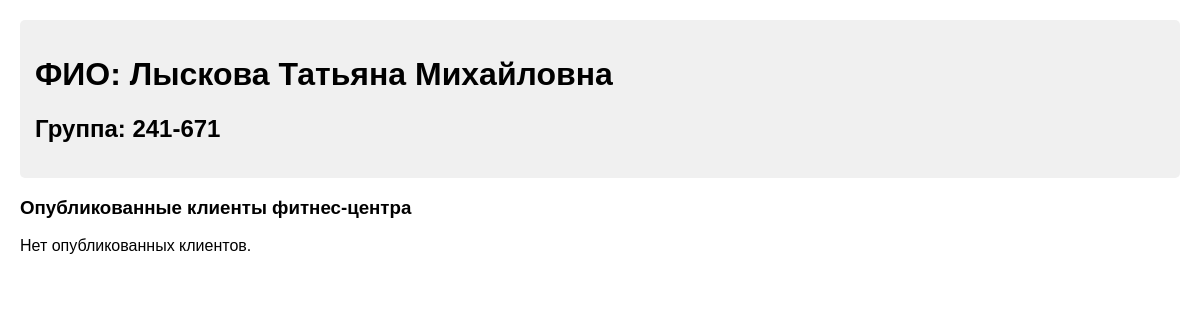
The page /fit/ on the database as committed earlier.
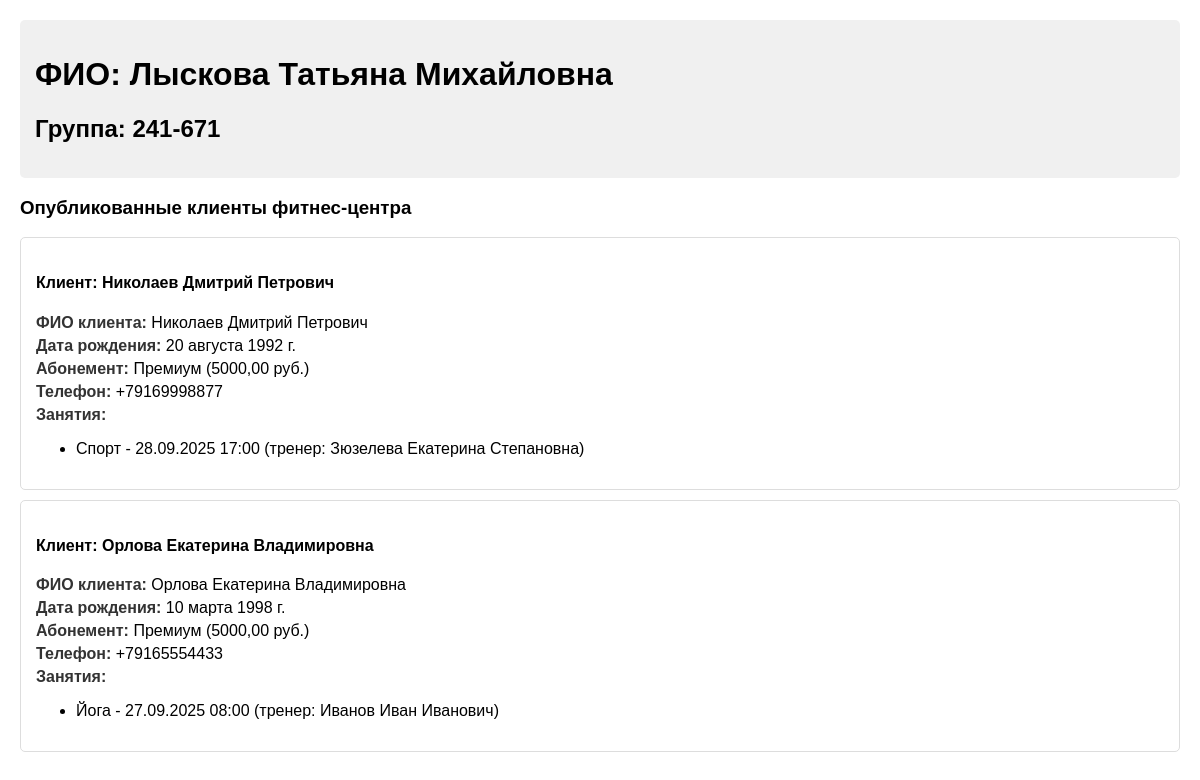
The same page on the database as committed later.
### fitness/models.py (models this page shows, shortened)
class Client(models.Model):
    full_name = models.CharField(max_length=100, verbose_name="ФИО клиента")
    birth_date = models.DateField(verbose_name="Дата рождения")
    membership = models.ForeignKey(Membership, on_delete=models.SET_NULL, null=True, verbose_name="Абонемент")
    phone = models.CharField(max_length=20, verbose_name="Телефон")
    workouts = models.ManyToManyField(Workout, verbose_name="Занятия")
    is_public = models.BooleanField(default=False, verbose_name="Опубликовано")
    class Meta:
        verbose_name = "Клиент"
        verbose_name_plural = "Клиенты"

class Membership(models.Model):
    MEMBERSHIP_TYPES = [
        ('STANDARD', 'Стандартный'),
        ('PREMIUM', 'Премиум'),
        ('VIP', 'VIP'),
    ]
    type = models.CharField(max_length=20, choices=MEMBERSHIP_TYPES, verbose_name="Тип абонемента")
    price = models.DecimalField(max_digits=10, decimal_places=2, verbose_name="Стоимость")
    duration_days = models.IntegerField(verbose_name="Срок действия (дни)")
    class Meta:
        verbose_name = "Абонемент"
        verbose_name_plural = "Абонементы"

class Workout(models.Model):
    title = models.CharField(max_length=100, verbose_name="Название занятия")
    duration = models.IntegerField(verbose_name="Длительность (минуты)")
    description = models.TextField(verbose_name="Описание")
    time = models.DateTimeField(verbose_name="Время проведения")
    trainer = models.ForeignKey(Trainer, on_delete=models.CASCADE, verbose_name="Тренер")
    class Meta:
        verbose_name = "Занятие"
        verbose_name_plural = "Занятия"

class Trainer(models.Model):
    SPECIALIZATIONS = [
        ('YOGA', 'Йога'),
        ('CARDIO', 'Кардио'),
        ('STRENGTH', 'Силовые тренировки'),
        ('CROSSFIT', 'Кроссфит'),
    ]
    full_name = models.CharField(max_length=100, verbose_name="ФИО тренера")
    specialization = models.CharField(max_length=20, choices=SPECIALIZATIONS, verbose_name="Специализация")
    work_schedule = models.TextField(verbose_name="График работы")
    class Meta:
        verbose_name = "Тренер"
        verbose_name_plural = "Тренеры"

### fitness/views.py (the view)
# urls.py: path('fit/', views.fit_view, name='fit'),  # Наша страница
def fit_view(request):
    clients = Client.objects.filter(is_public=True).select_related('membership').prefetch_related('workouts')
    return render(request, 'fitness/fit.html', {
        'clients': clients,
        'fio': 'Лыскова Татьяна Михайловна',
        'group': '241-671'
    })

### fitness/templates/fitness/fit.html (shortened to what this page needs)
<!DOCTYPE html>
<html>
<head>
</head>
<body>
    <div class="header">
        <h1>ФИО: {{ fio }}</h1>
        <h2>Группа: {{ group }}</h2>
    </div>
    <h3>Опубликованные клиенты фитнес-центра</h3>
    {% if clients %}
        {% for client in clients %}
        <div class="client-card">
            <h4>Клиент: {{ client.full_name }}</h4>
            <div class="field">
                <span class="field-label">ФИО клиента:</span> {{ client.full_name }}
            </div>
            <div class="field">
                <span class="field-label">Дата рождения:</span> {{ client.birth_date }}
            </div>
            <div class="field">
                <span class="field-label">Абонемент:</span>
                {% if client.membership %}
                    {{ client.membership.get_type_display }} ({{ client.membership.price }} руб.)
                {% else %}
                    Не указан
                {% endif %}
            </div>
            <div class="field">
                <span class="field-label">Телефон:</span> {{ client.phone }}
            </div>
            <div class="field">
                <span class="field-label">Занятия:</span>
                {% if client.workouts.all %}
                    <ul>
                        {% for workout in client.workouts.all %}
                        <li>{{ workout.title }} - {{ workout.time|date:"d.m.Y H:i" }} (тренер: {{ workout.trainer.full_name }})</li>
                        {% endfor %}
                    </ul>
                {% else %}
                    Не записан на занятия
                {% endif %}
            </div>
        </div>
        {% endfor %}
    {% else %}
        <p>Нет опубликованных клиентов.</p>
    {% endif %}
</body>
</html>

### fitness/templates/fitness/fit.html (style rules this page uses)
body { font-family: Arial, sans-serif; margin: 20px; }
.header { background: #f0f0f0; padding: 15px; border-radius: 5px; }
.client-card { border: 1px solid #ddd; padding: 15px; margin: 10px 0; border-radius: 5px; }
.field { margin: 5px 0; }
.field-label { font-weight: bold; color: #333; }

Rows that differ between the two databases and show on the page:
added Client: full_name "Николаев Дмитрий Петрович", birth_date "20 августа 1992 г.", membership.type "Премиум", membership.price "5000,00", phone "+79169998877"
now on this page (row unchanged): Workout: title "Спорт", time "28.09.2025 17:00", trainer.full_name "Зюзелева Екатерина Степановна", shown under "Николаев Дмитрий Петрович"
added Client: full_name "Орлова Екатерина Владимировна", birth_date "10 марта 1998 г.", membership.type "Премиум", membership.price "5000,00", phone "+79165554433"
now on this page (row unchanged): Workout: title "Йога", time "27.09.2025 08:00", trainer.full_name "Иванов Иван Иванович", shown under "Орлова Екатерина Владимировна"
Other text that changed with them:
text no longer shown: "Нет опубликованных клиентов."
